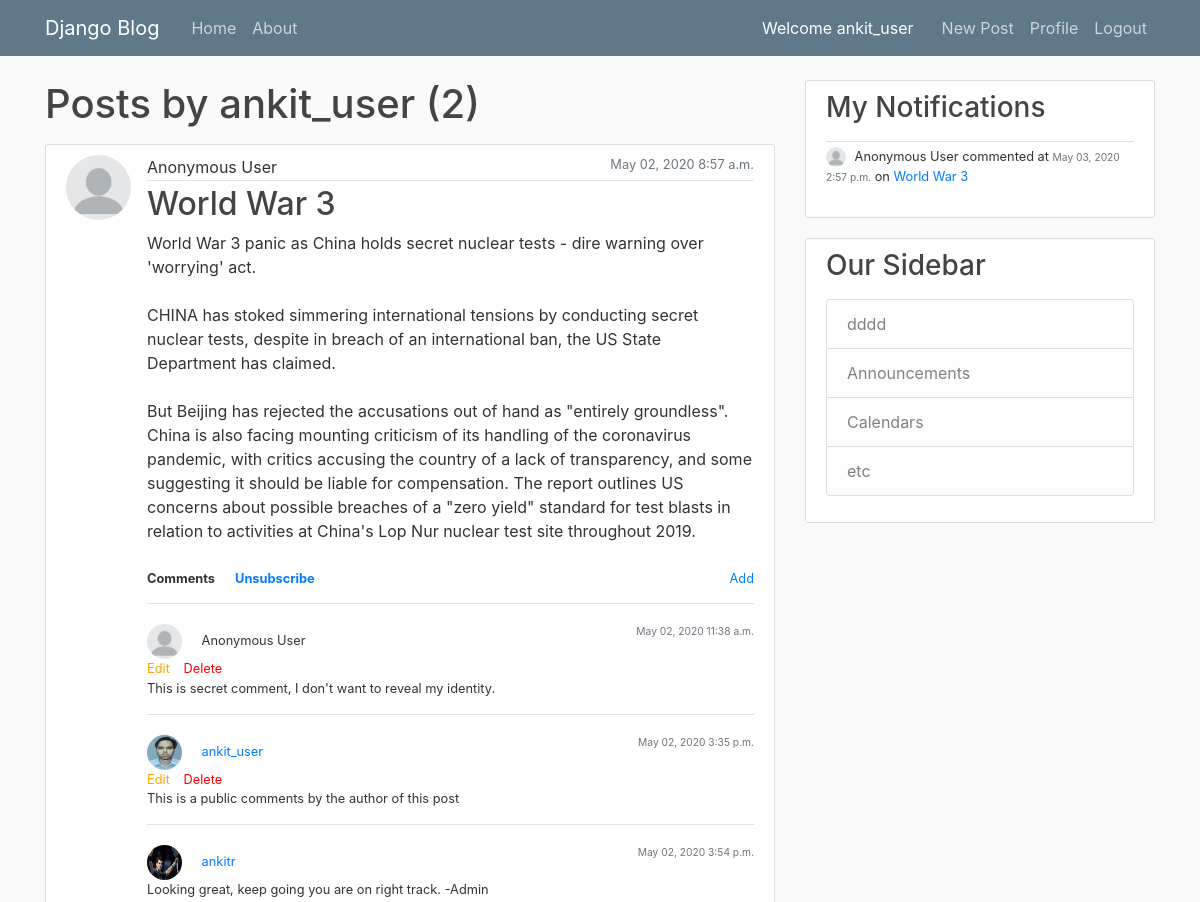
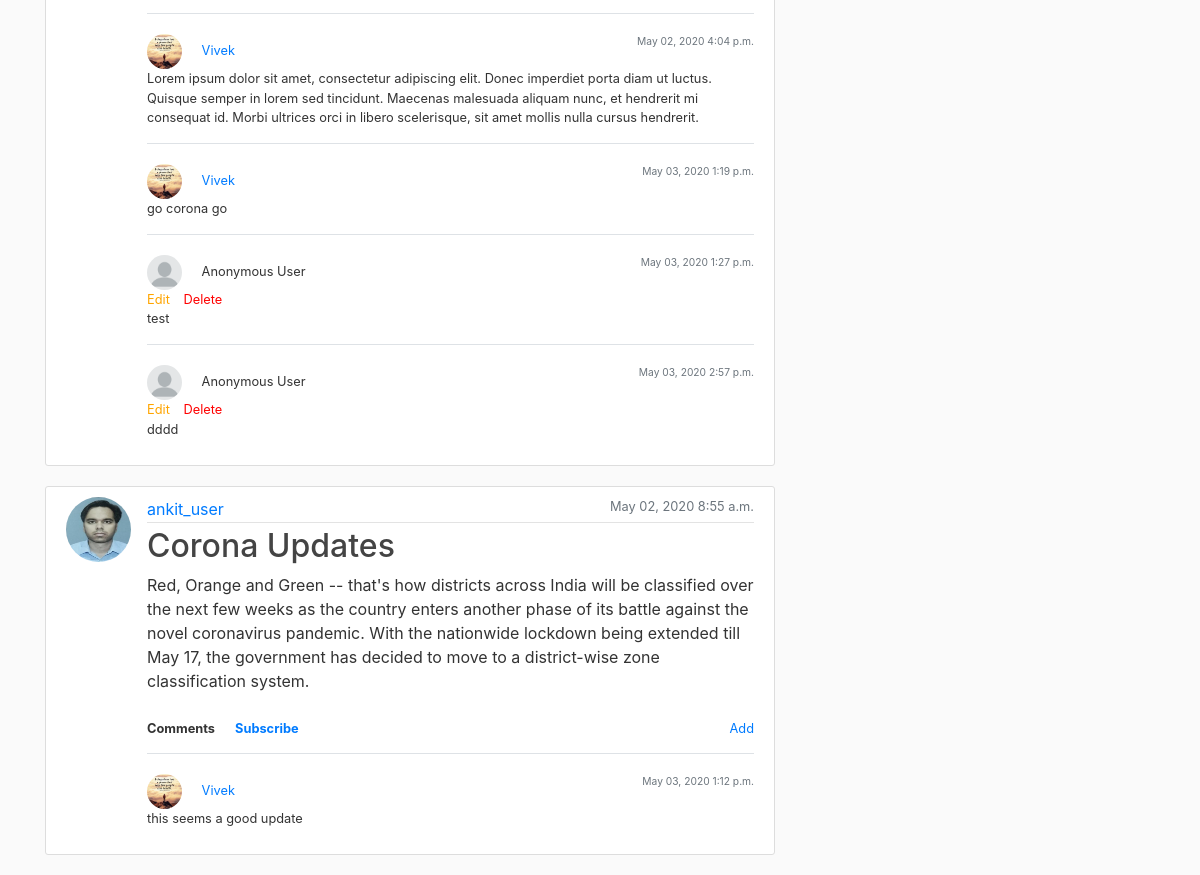
The app's page /user/ankit_user (signed in) with its own data (2 pictures, top to bottom).
### blog/models.py (models this page shows, shortened)
class Post(models.Model):
    title = models.CharField(max_length=100)
    content = models.TextField()
    anonymous = models.BooleanField("Post as Anonymous User", editable=True, default=True)
    date_posted = models.DateTimeField(default=timezone.now)
    author = models.ForeignKey(User, on_delete=models.CASCADE)
    is_user_subscribed = False
    is_user_subscribed_not = not is_user_subscribed

class Comment(models.Model):
    content = models.TextField()
    anonymous = models.BooleanField("Comment as Anonymous User", editable=True, default=True)
    date_posted = models.DateTimeField(default=timezone.now)
    author = models.ForeignKey(User, on_delete=models.CASCADE)
    post = models.ForeignKey(Post, on_delete=models.CASCADE, related_name='comments')

class Notification(models.Model):
    comment = models.ForeignKey(Comment, on_delete=models.CASCADE, related_name='notifications')
    subscription = models.ForeignKey(Subscription, on_delete=models.CASCADE, related_name='notifications')

### users/models.py (models this page shows, shortened)
class Profile(models.Model):
    user = models.OneToOneField(User, on_delete=models.CASCADE)
    image = models.ImageField(default='default.jpg', upload_to='profile_pics')
    @property
    def notifications(self):
        return Notification.objects.filter(subscription__user=self.user)

### blog/views.py (the view)
# urls.py: path('user/<str:username>', UserPostListView.as_view(), name='user-posts'),
class UserPostListView(ListView):
    model = Post
    template_name = 'blog/user_posts.html'  # <app>/<model>_<viewtype>.html
    context_object_name = 'posts'
    paginate_by = 5
    def get_queryset(self):
        user = self.request.user
        posts = Post.objects.filter(author=user).order_by('-date_posted').all()
        for p in posts:
            p.is_user_subscribed = p.subscriptions.filter(user__id__exact=user.id).exists()
            p.is_user_subscribed_not = not p.is_user_subscribed
        return posts

### blog/templates/blog/user_posts.html (shortened to what this page needs)
{% extends "blog/base.html" %}
{% block content %}
    <h1 class="mb-3">Posts by {{ view.kwargs.username }} ({{ page_obj.paginator.count }})</h1>
    {% for post in posts %}
        {% include 'blog/post_raw.html' with post=post %}
    {% endfor %}
{% endblock content %}

### blog/templates/blog/base.html (shortened to what this page needs)
{% load static %}
<!DOCTYPE html>
<html>
<head>
    <link rel="stylesheet" href="https://maxcdn.bootstrapcdn.com/bootstrap/4.0.0/css/bootstrap.min.css">
    <link rel="stylesheet" type="text/css" href="{% static 'blog/main.css' %}">
</head>
<body>
    <header class="site-header">
      <nav class="navbar navbar-expand-md navbar-dark bg-steel fixed-top">
        <div class="container">
          <a class="navbar-brand mr-4" href="{% url 'blog-home' %}">Django Blog</a>
          <div class="collapse navbar-collapse" id="navbarToggle">
            <div class="navbar-nav mr-auto">
              <a class="nav-item nav-link" href="{% url 'blog-home' %}">Home</a>
              <a class="nav-item nav-link" href="{% url 'blog-about' %}">About</a>
            </div>
            <span style="color:white;margin-right:20px;">Welcome {{ user.username }}</span>
            <div class="navbar-nav">
              {% if user.is_authenticated %}
                <a class="nav-item nav-link" href="{% url 'post-create' %}">New Post</a>
                <a class="nav-item nav-link" href="{% url 'profile' %}">Profile</a>
                <a class="nav-item nav-link" href="{% url 'logout' %}">Logout</a>
              {% else %}
                <a class="nav-item nav-link" href="{% url 'login' %}">Login</a>
                <a class="nav-item nav-link" href="{% url 'register' %}">Register</a>
              {% endif %}
            </div>
          </div>
        </div>
      </nav>
    </header>
    <main role="main" class="container">
      <div class="row">
        <div class="col-md-8">
          {% block content %}{% endblock %}
        </div>
        <div class="col-md-4">
          <div class="content-section">
            <h3>My Notifications</h3>
            <p class='text-muted'>
              {% for n in user.profile.notifications  %}
                {% include 'blog/notification.html' with notification=n %}
              {% endfor %}
            </p>
          </div>
          <div class="content-section">
            <h3>Our Sidebar</h3>
            <p class='text-muted'>
              <ul class="list-group">
                <li class="list-group-item list-group-item-light">
                    {% for n in user.profile.notifications  %}
                        {{ n.comment.content }}
                        <br>
                    {% endfor %}
                </li>
                <li class="list-group-item list-group-item-light">Announcements</li>
                <li class="list-group-item list-group-item-light">Calendars</li>
                <li class="list-group-item list-group-item-light">etc</li>
              </ul>
            </p>
          </div>
        </div>
      </div>
    </main>
</body>
</html>

### blog/templates/blog/post_raw.html (shortened to what this page needs)
<article class="media content-section">
  {% if post.anonymous %}
    <img class="rounded-circle article-img" src="/media/profile_pics/anonymous.png">
  {% else %}
    <img class="rounded-circle article-img" src="{{ post.author.profile.image.url }}">
  {% endif %}
  <div class="media-body full-block">
  <div class="full-block">
    <div class="article-metadata">
        {% if post.anonymous %}
            Anonymous User
        {% else %}
            <a class="mr-2" href="{% url 'user-posts' post.author.username %}">{{ post.author }}</a>
        {% endif %}
      <small class="text-muted" style="float:right;">{{ post.date_posted|date:"F d, Y P" }}</small>
    </div>
    <h2><a class="article-title" href="{% url 'post-detail' post.id %}">{{ post.title }}</a></h2>
    <p class="article-content">{{ post.content }}</p>
  </div>
  <div class="full-block small padding-top-10">
      <div class="float-left " style="font-weight: bold">Comments</div>
      {% if user.is_authenticated %}
      <div class="float-left " style="font-weight: bold;margin-left:20px;">
        <a id="subscribe_{{ post.id }}" class="display_{{ post.is_user_subscribed_not }}"  href="javascript:subscribeMe('{{ post.id }}', '{{ csrf_token }}')">Subscribe</a>
        <a id="unsubscribe_{{ post.id }}" class="display_{{ post.is_user_subscribed }}" href="javascript:unSubscribeMe('{{ post.id }}', '{{ csrf_token }}')">Unsubscribe</a>
      </div>
      <div class="float-right">
          <a href="{% url 'post-comment-create' post_id=post.id %}">Add</a>
      </div>
      {% endif %}
  </div>
  <br>
  {% if post.comments.all  %}
    <div class="full-block padding-top-10">
      {% for comment in post.comments.all %}
        {% include 'blog/comment_detail.html' with comment=comment editable=True %}
      {% endfor %}
    </div>
  {% endif %}
  </div>
</article>

### blog/templates/blog/comment_detail.html
<div class="float-left full-block padding-top-20 border-top">
    <div class="small float-left full-block">
        <div class="float-left">
        {% if comment.anonymous %}
            <img class="rounded-circle comment-img" src="/media/profile_pics/anonymous.png">
            Anonymous User
        {% else %}
            <img class="rounded-circle comment-img" src="{{ comment.author.profile.image.url }}">
            <a class="mr-2" href="{% url 'user-posts' comment.author.username %}">{{ comment.author }}</a>
        {% endif %}
        </div>
        <div class="float-right">
            <small class="text-muted" style="float:right;">{{ comment.date_posted|date:"F d, Y P" }}</small>
        </div>
    </div>
    {% if comment.author == user and editable == True %}
    <div class="float-left full-block small">
          <div>
            <a style="color:orange;" href="{% url 'comment-update' comment.id %}">Edit</a>
            <a style="color:red;margin-left: 10px;" href="{% url 'comment-delete' comment.id %}">Delete</a>
          </div>
    </div>
    {% endif %}
    <p class="small">{{ comment.content }}</p>
</div>

### blog/templates/blog/notification.html
<div class="full-block border-top" style="padding:5px 0 5px 0">
    <div class="small full-block">
        {% if notification.comment.anonymous %}
            <img class="rounded-circle notification-img" src="/media/profile_pics/anonymous.png">
            Anonymous User
        {% else %}
            <img class="rounded-circle notification-img" src="{{ notification.comment.author.profile.image.url }}">
            <a class="mr-2" style="margin-right:1px !important;" href="{% url 'user-posts' notification.comment.author.username %}">{{ notification.comment.author }}</a>
        {% endif %}
            commented at <small class="text-muted">{{ notification.comment.date_posted|date:"F d, Y P" }}</small>
            on <a class="mr-2" style="margin-right:1px !important;" href="{% url 'post-detail' notification.comment.post.id %}">{{ notification.comment.post.title }}</a>
    </div>
</div>

### blog/static/blog/main.css (style rules this page uses)
body { background: #fafafa; color: #333333; margin-top: 5rem; }
h1, h2, h3, h4, h5, h6 { color: #444444; }
ul { margin: 0; }
.bg-steel { background-color: #5f788a; }
.site-header .navbar-nav .nav-link { color: #cbd5db; }
.content-section { background: #ffffff; padding: 10px 20px; border: 1px solid #dddddd; border-radius: 3px; margin-bottom: 20px; }
.article-title { color: #444444; }
.article-content { white-space: pre-line; }
.article-img { height: 65px; width: 65px; margin-right: 16px; }
.article-metadata { padding-bottom: 1px; margin-bottom: 4px; border-bottom: 1px solid #e3e3e3 }
.comment-img { height: 35px; width: 35px; margin-right: 16px; }
.notification-img { height: 20px; width: 20px; margin-right: 5px; }
.full-block { width:100%; display: block; }
.padding-top-20 { padding-top: 20px; }
.padding-top-10 { padding-top: 10px; }
.display_True { display:inherit; }

### records on screen
Post: anonymous True (drawn), date_posted "May 02, 2020 8:57 a.m.", title "World War 3", content "World War 3 panic as China holds secret nuclear tests - dire warning over 'worrying' act. CHINA has stoked simmering international tensions by conducting secret nuclear tests, despite in breach of an international ban, the US State Department has claimed. But Beijing has rejected the accusations out of hand as \"entirely groundless\". China is also facing mounting criticism of its handling of the coronavirus pandemic, with critics accusing the country of a lack of transparency, and some suggesting it should be liable for compensation. The report outlines US concerns about possible breaches of a \"zero yield\" standard for test blasts in relation to activities at China's Lop Nur nuclear test…"
Comment: anonymous True (drawn), date_posted "May 02, 2020 11:38 a.m.", shows "Edit", content "This is secret comment, I don't want to reveal my identity."
Comment: author.profile.image (picture), author "ankit_user", date_posted "May 02, 2020 3:35 p.m.", shows "Edit", content "This is a public comments by the author of this post"
Comment: author.profile.image (picture), author "ankitr", date_posted "May 02, 2020 3:54 p.m.", content "Looking great, keep going you are on right track. -Admin"
Comment: author.profile.image (placeholder picture), author "Vivek", date_posted "May 02, 2020 4:04 p.m.", content "Lorem ipsum dolor sit amet, consectetur adipiscing elit. Donec imperdiet porta diam ut luctus. Quisque semper in lorem sed tincidunt. Maecenas malesuada aliquam nunc, et hendrerit mi consequat id. Morbi ultrices orci in libero scelerisque, sit amet mollis nulla cursus hendrerit."
Comment: author.profile.image (placeholder picture), author "Vivek", date_posted "May 03, 2020 1:19 p.m.", content "go corona go"
Comment: anonymous True (drawn), date_posted "May 03, 2020 1:27 p.m.", shows "Edit", content "test"
Comment: anonymous True (drawn), date_posted "May 03, 2020 2:57 p.m.", shows "Edit", content "dddd"
Post: author.profile.image (picture), author "ankit_user", date_posted "May 02, 2020 8:55 a.m.", title "Corona Updates", content "Red, Orange and Green -- that's how districts across India will be classified over the next few weeks as the country enters another phase of its battle against the novel coronavirus pandemic. With the nationwide lockdown being extended till May 17, the government has decided to move to a district-wise zone classification system."
Comment: author.profile.image (placeholder picture), author "Vivek", date_posted "May 03, 2020 1:12 p.m.", content "this seems a good update"
Notification: comment.date_posted "May 03, 2020 2:57 p.m.", comment.post "World War 3", comment.content "dddd"

### other values on screen
{{ user.username }} "ankit_user"
{{ view.kwargs.username }} "ankit_user"
{{ page_obj.paginator.count }} "2"
